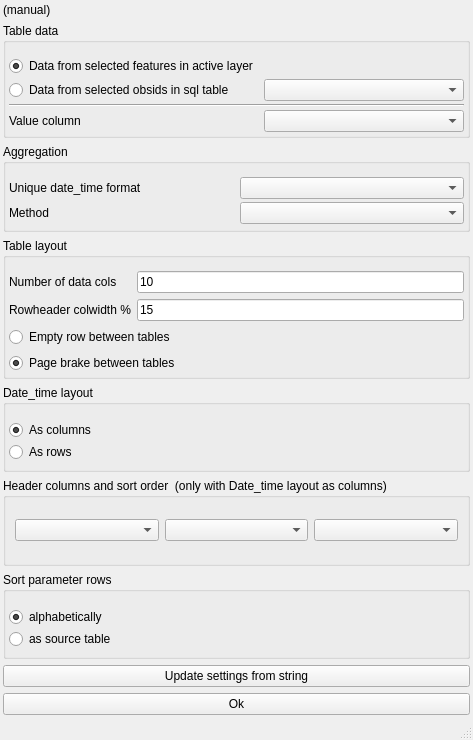
<?xml version="1.0" encoding="UTF-8"?>
<ui version="4.0">
 <class>MainWindow</class>
 <widget class="QMainWindow" name="main_window">
  <property name="geometry">
   <rect>
    <x>0</x>
    <y>0</y>
    <width>473</width>
    <height>740</height>
   </rect>
  </property>
  <property name="windowTitle">
   <string>MainWindow</string>
  </property>
  <widget class="QWidget" name="centralwidget">
   <layout class="QVBoxLayout" name="vertical_layout_3">
    <property name="leftMargin">
     <number>3</number>
    </property>
    <property name="topMargin">
     <number>3</number>
    </property>
    <property name="rightMargin">
     <number>3</number>
    </property>
    <property name="bottomMargin">
     <number>3</number>
    </property>
    <item>
     <widget class="QLabel" name="manual_label">
      <property name="sizePolicy">
       <sizepolicy hsizetype="Preferred" vsizetype="Maximum">
        <horstretch>0</horstretch>
        <verstretch>0</verstretch>
       </sizepolicy>
      </property>
      <property name="text">
       <string>(manual)</string>
      </property>
     </widget>
    </item>
    <item>
     <widget class="QGroupBox" name="group_box_2">
      <property name="title">
       <string>Table data</string>
      </property>
      <layout class="QGridLayout" name="grid_layout_2">
       <property name="leftMargin">
        <number>3</number>
       </property>
       <property name="topMargin">
        <number>13</number>
       </property>
       <property name="rightMargin">
        <number>3</number>
       </property>
       <property name="bottomMargin">
        <number>3</number>
       </property>
       <property name="verticalSpacing">
        <number>3</number>
       </property>
       <item row="1" column="0">
        <widget class="QRadioButton" name="from_sql_table">
         <property name="text">
          <string>Data from selected obsids in sql table</string>
         </property>
         <property name="checked">
          <bool>false</bool>
         </property>
        </widget>
       </item>
       <item row="0" column="1">
        <widget class="QLabel" name="label_4">
         <property name="toolTip">
          <string>&lt;html&gt;&lt;head/&gt;&lt;body&gt;&lt;p&gt;&lt;br/&gt;&lt;/p&gt;&lt;/body&gt;&lt;/html&gt;</string>
         </property>
         <property name="text">
          <string/>
         </property>
        </widget>
       </item>
       <item row="1" column="1">
        <widget class="QComboBox" name="sql_table">
         <property name="sizeAdjustPolicy">
          <enum>QComboBox::AdjustToMinimumContentsLength</enum>
         </property>
        </widget>
       </item>
       <item row="3" column="1">
        <widget class="QComboBox" name="data_column"/>
       </item>
       <item row="0" column="0">
        <widget class="QRadioButton" name="from_active_layer">
         <property name="toolTip">
          <string>&lt;html&gt;&lt;head/&gt;&lt;body&gt;&lt;p&gt;&lt;span style=&quot; font-family:'DejaVu Sans Mono'; color:#000000;&quot;&gt;Check that exported number of rows are identical to expected number of rows!&lt;br/&gt;Features in layers from sql queries can be invalid and then excluded from the report!&lt;/span&gt;&lt;/p&gt;&lt;/body&gt;&lt;/html&gt;</string>
         </property>
         <property name="text">
          <string>Data from selected features in active layer</string>
         </property>
         <property name="checked">
          <bool>true</bool>
         </property>
        </widget>
       </item>
       <item row="3" column="0">
        <widget class="QLabel" name="label_6">
         <property name="text">
          <string>Value column</string>
         </property>
        </widget>
       </item>
       <item row="2" column="0" colspan="2">
        <widget class="Line" name="line">
         <property name="orientation">
          <enum>Qt::Horizontal</enum>
         </property>
        </widget>
       </item>
      </layout>
     </widget>
    </item>
    <item>
     <widget class="QGroupBox" name="group_box_5">
      <property name="title">
       <string>Aggregation</string>
      </property>
      <layout class="QGridLayout" name="grid_layout_3">
       <property name="leftMargin">
        <number>3</number>
       </property>
       <property name="topMargin">
        <number>13</number>
       </property>
       <property name="rightMargin">
        <number>3</number>
       </property>
       <property name="bottomMargin">
        <number>3</number>
       </property>
       <property name="verticalSpacing">
        <number>3</number>
       </property>
       <item row="0" column="0">
        <widget class="QLabel" name="label_3">
         <property name="text">
          <string>Unique date_time format</string>
         </property>
        </widget>
       </item>
       <item row="0" column="1">
        <widget class="QComboBox" name="date_time_format"/>
       </item>
       <item row="1" column="0">
        <widget class="QLabel" name="label_5">
         <property name="text">
          <string>Method</string>
         </property>
        </widget>
       </item>
       <item row="1" column="1">
        <widget class="QComboBox" name="method"/>
       </item>
      </layout>
     </widget>
    </item>
    <item>
     <widget class="QGroupBox" name="group_box_3">
      <property name="title">
       <string>Table layout</string>
      </property>
      <layout class="QGridLayout" name="grid_layout">
       <property name="leftMargin">
        <number>3</number>
       </property>
       <property name="topMargin">
        <number>13</number>
       </property>
       <property name="rightMargin">
        <number>3</number>
       </property>
       <property name="bottomMargin">
        <number>3</number>
       </property>
       <item row="0" column="0">
        <widget class="QLabel" name="label">
         <property name="text">
          <string>Number of data cols</string>
         </property>
        </widget>
       </item>
       <item row="0" column="1">
        <widget class="QLineEdit" name="num_data_cols">
         <property name="inputMethodHints">
          <set>Qt::ImhDigitsOnly</set>
         </property>
         <property name="text">
          <string>10</string>
         </property>
        </widget>
       </item>
       <item row="1" column="0">
        <widget class="QLabel" name="label_2">
         <property name="text">
          <string>Rowheader colwidth %</string>
         </property>
        </widget>
       </item>
       <item row="1" column="1">
        <widget class="QLineEdit" name="rowheader_colwidth_percent">
         <property name="inputMethodHints">
          <set>Qt::ImhDigitsOnly</set>
         </property>
         <property name="text">
          <string>15</string>
         </property>
        </widget>
       </item>
       <item row="2" column="0" colspan="2">
        <widget class="QRadioButton" name="empty_row_between_tables">
         <property name="toolTip">
          <string>&lt;!DOCTYPE HTML PUBLIC &quot;-//W3C//DTD HTML 4.0//EN&quot; &quot;http://www.w3.org/TR/REC-html40/strict.dtd&quot;&gt;
&lt;html&gt;&lt;head&gt;&lt;meta name=&quot;qrichtext&quot; content=&quot;1&quot; /&gt;&lt;style type=&quot;text/css&quot;&gt;
p, li { white-space: pre-wrap; }
&lt;/style&gt;&lt;/head&gt;&lt;body style=&quot; font-family:'Sans Serif'; font-size:9pt; font-weight:400; font-style:normal;&quot;&gt;
&lt;p style=&quot; margin-top:0px; margin-bottom:0px; margin-left:0px; margin-right:0px; -qt-block-indent:0; text-indent:0px;&quot;&gt;The string &amp;quot;empty_row_between_tables&amp;quot; is written between each table to separate them. It can be removed by using search-replace in a word processor.&lt;/p&gt;&lt;/body&gt;&lt;/html&gt;</string>
         </property>
         <property name="text">
          <string>Empty row between tables</string>
         </property>
        </widget>
       </item>
       <item row="3" column="0" colspan="2">
        <widget class="QRadioButton" name="page_break_between_tables">
         <property name="text">
          <string>Page brake between tables</string>
         </property>
         <property name="checked">
          <bool>true</bool>
         </property>
        </widget>
       </item>
      </layout>
     </widget>
    </item>
    <item>
     <widget class="QGroupBox" name="group_box_6">
      <property name="title">
       <string>Date_time layout</string>
      </property>
      <layout class="QVBoxLayout" name="vertical_layout_5">
       <property name="spacing">
        <number>0</number>
       </property>
       <property name="leftMargin">
        <number>3</number>
       </property>
       <property name="topMargin">
        <number>13</number>
       </property>
       <property name="rightMargin">
        <number>3</number>
       </property>
       <property name="bottomMargin">
        <number>3</number>
       </property>
       <item>
        <widget class="QRadioButton" name="date_time_as_columns">
         <property name="text">
          <string>As columns</string>
         </property>
         <property name="checked">
          <bool>true</bool>
         </property>
        </widget>
       </item>
       <item>
        <widget class="QRadioButton" name="date_time_as_rows">
         <property name="text">
          <string>As rows</string>
         </property>
        </widget>
       </item>
      </layout>
     </widget>
    </item>
    <item>
     <widget class="QGroupBox" name="group_box">
      <property name="title">
       <string>Header columns and sort order  (only with Date_time layout as columns)</string>
      </property>
      <layout class="QHBoxLayout" name="horizontal_layout">
       <item>
        <widget class="QComboBox" name="sort1"/>
       </item>
       <item>
        <widget class="QComboBox" name="sort2"/>
       </item>
       <item>
        <widget class="QComboBox" name="sort3"/>
       </item>
      </layout>
     </widget>
    </item>
    <item>
     <widget class="QGroupBox" name="group_box_4">
      <property name="title">
       <string>Sort parameter rows</string>
      </property>
      <layout class="QVBoxLayout" name="vertical_layout_2">
       <property name="spacing">
        <number>0</number>
       </property>
       <property name="leftMargin">
        <number>3</number>
       </property>
       <property name="topMargin">
        <number>13</number>
       </property>
       <property name="rightMargin">
        <number>3</number>
       </property>
       <property name="bottomMargin">
        <number>3</number>
       </property>
       <item>
        <widget class="QRadioButton" name="sort_alphabetically">
         <property name="text">
          <string>alphabetically</string>
         </property>
         <property name="checked">
          <bool>true</bool>
         </property>
        </widget>
       </item>
       <item>
        <widget class="QRadioButton" name="radio_button">
         <property name="toolTip">
          <string>Sorting using the same order as read from the source table or active layer.</string>
         </property>
         <property name="text">
          <string>as source table</string>
         </property>
        </widget>
       </item>
      </layout>
     </widget>
    </item>
    <item>
     <widget class="QPushButton" name="push_button_update_from_string">
      <property name="text">
       <string>Update settings from string</string>
      </property>
     </widget>
    </item>
    <item>
     <widget class="QPushButton" name="push_button_ok">
      <property name="text">
       <string>Ok</string>
      </property>
     </widget>
    </item>
   </layout>
  </widget>
  <widget class="QMenuBar" name="menubar">
   <property name="geometry">
    <rect>
     <x>0</x>
     <y>0</y>
     <width>473</width>
     <height>20</height>
    </rect>
   </property>
  </widget>
  <widget class="QStatusBar" name="statusbar"/>
 </widget>
 <resources/>
 <connections/>
</ui>
